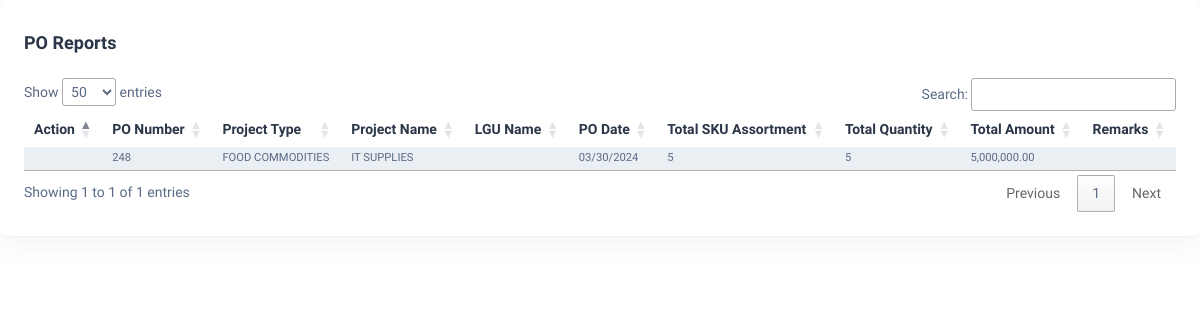
Page /dashboard/purchase-order.php (signed in) on the earlier database version.
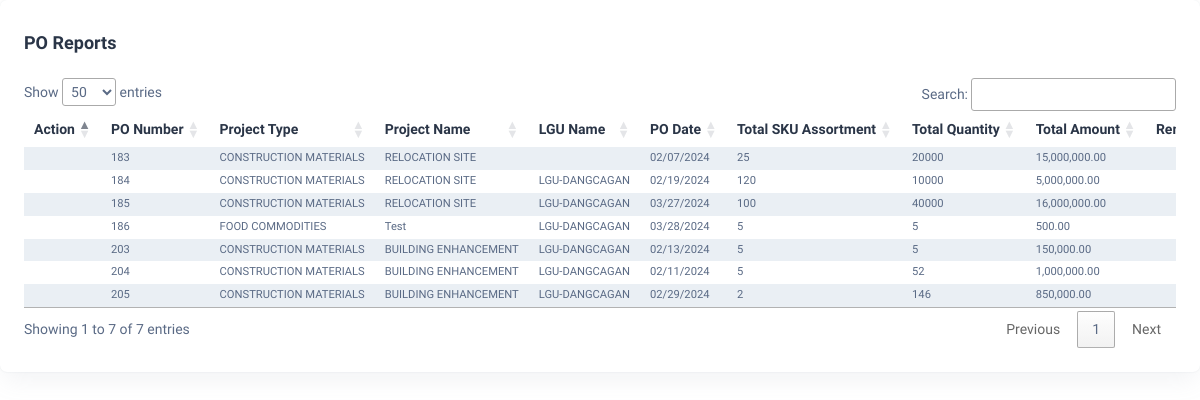
Same page on the later database version.
### tables this page shows
CREATE TABLE `bd_po` (
  `id` int(11) NOT NULL,
  `project_type_id` int(11) NOT NULL,
  `project_name` varchar(255) NOT NULL,
  `bm_no` varchar(50) NOT NULL,
  `lgu_id` int(11) NOT NULL,
  `po_date` varchar(10) NOT NULL,
  `total_sku_assortment` double NOT NULL,
  `total_sku_quantity` double NOT NULL,
  `total_amount` double NOT NULL,
  `remarks` text NOT NULL,
  `is_delivered` tinyint(1) NOT NULL
);

CREATE TABLE `bd_project_type` (
  `id` int(11) NOT NULL,
  `project_type_code` varchar(255) NOT NULL,
  `project_description` text NOT NULL,
  `project_details` text NOT NULL
);

CREATE TABLE `bd_lgu` (
  `id` int(11) NOT NULL,
  `lgu_code` varchar(100) NOT NULL,
  `lgu_name` varchar(100) NOT NULL,
  `municipality_id` int(11) NOT NULL
);

### db/conn.php (called while the page is built)
<?php
    class DBConnection {
        private $host = "localhost";
        private $user = "root";
        private $pass = "";
        private $db = "one_centro";
        protected function connect() {
            try {
                $dsn = 'mysql: host=' . $this->host . ';dbname=' . $this->db;
                $pdo = new PDO($dsn, $this->user, $this->pass);
                $pdo->setAttribute(PDO::ATTR_ERRMODE, PDO::ERRMODE_EXCEPTION);
                return $pdo;
            } catch(PDOException $e) {
                print_r($e);
            }
        }
    }
?>

### models/purchase-order-facade.php (called while the page is built, shortened)
<?php
class PurchaseOrderFacade extends DBConnection {
    public function fetchPO() {
        $sql = $this->connect()->prepare("SELECT * FROM bd_po WHERE is_delivered = 0");
        $sql->execute();
        return $sql;
    }
}
?>

### models/project-type-facade.php (called while the page is built, shortened)
<?php
class ProjectTypeFacade extends DBConnection
{
    public function fetchProjectTypeById($projectTypeId)
    {
        $sql = $this->connect()->prepare("SELECT * FROM bd_project_type WHERE id = '$projectTypeId'");
        $sql->execute();
        return $sql;
    }
}

### models/lgu-facade.php (called while the page is built, shortened)
<?php
class LGUFacade extends DBConnection
{
    public function fetchLGUById($LGUId)
    {
        $sql = $this->connect()->prepare("SELECT * FROM bd_lgu WHERE id = ?");
        $sql->execute([$LGUId]);
        return $sql;
    }
}

### dashboard/purchase-order.php (the view, shortened to what this page needs)
<?php
include realpath(__DIR__ . '/../includes/layout/dashboard-header.php');
include realpath(__DIR__ . '/../models/lgu-facade.php');
include realpath(__DIR__ . '/../models/project-type-facade.php');
include realpath(__DIR__ . '/../models/purchase-order-facade.php');
$LGUFacade = new LGUFacade;
$projectTypeFacade = new ProjectTypeFacade;
$POFacade = new PurchaseOrderFacade;
?>
<div class="content-wrapper">
    <div class="card w-100">
        <div class="card-body p-4">
            <div class="d-flex justify-content-between">
                <h5 class="card-title fw-semibold my-2">PO Reports</h5>
            </div>
            <div class="py-2">
            </div>
            <div class="table-responsive">
                <table class="table table-striped data-table text-nowrap mb-0 align-middle">
                    <thead class="text-dark fs-4">
                        <tr>
                            <th class="border-bottom-0">
                                <h6 class="fw-semibold mb-0">Action</h6>
                            </th>
                            <th class="border-bottom-0">
                                <h6 class="fw-semibold mb-0">PO Number</h6>
                            </th>
                            <th class="border-bottom-0">
                                <h6 class="fw-semibold mb-0">Project Type</h6>
                            </th>
                            <th class="border-bottom-0">
                                <h6 class="fw-semibold mb-0">Project Name</h6>
                            </th>
                            <th class="border-bottom-0">
                                <h6 class="fw-semibold mb-0">LGU Name</h6>
                            </th>
                            <th class="border-bottom-0">
                                <h6 class="fw-semibold mb-0">PO Date</h6>
                            </th>
                            <th class="border-bottom-0">
                                <h6 class="fw-semibold mb-0">Total SKU Assortment</h6>
                            </th>
                            <th class="border-bottom-0">
                                <h6 class="fw-semibold mb-0">Total Quantity</h6>
                            </th>
                            <th class="border-bottom-0">
                                <h6 class="fw-semibold mb-0">Total Amount</h6>
                            </th>
                            <th class="border-bottom-0">
                                <h6 class="fw-semibold mb-0">Remarks</h6>
                            </th>
                        </tr>
                    </thead>
                    <tbody>
                        <?php
                        $fetchPO = $POFacade->fetchPO();
                        while ($row = $fetchPO->fetch(PDO::FETCH_ASSOC)) { ?>
                            <tr>
                                <td class="border-bottom-0">
                                </td>
                                <td class="border-bottom-0">
                                    <p class="mb-0 fw-normal"><?= $row["id"] ?></p>
                                </td>
                                <td class="border-bottom-0">
                                    <?php
                                    $projectTypeId = $row["project_type_id"];
                                    $fetchProjectTypeById = $projectTypeFacade->fetchProjectTypeById($projectTypeId);
                                    while ($projectType = $fetchProjectTypeById->fetch(PDO::FETCH_ASSOC)) { ?>
                                        <p class="mb-0 fw-normal"><?= $projectType["project_description"] ?></p>
                                    <?php }
                                    ?>
                                </td>
                                <td class="border-bottom-0">
                                    <p class="mb-0 fw-normal"><?= $row["project_name"] ?></p>
                                </td>
                                <td class="border-bottom-0">
                                    <?php
                                    $LGUId = $row["lgu_id"];
                                    $fetchLGUById = $LGUFacade->fetchLGUById($LGUId);
                                    while ($LGU =  $fetchLGUById->fetch(PDO::FETCH_ASSOC)) { ?>
                                        <p class="mb-0 fw-normal"><?= $LGU["lgu_name"] ?></p>
                                    <?php }
                                    ?>
                                </td>
                                <td class="border-bottom-0">
                                    <p class="mb-0 fw-normal"><?= $row["po_date"] ?></p>
                                </td>
                                <td class="border-bottom-0">
                                    <p class="mb-0 fw-normal"><?= $row["total_sku_assortment"] ?></p>
                                </td>
                                <td class="border-bottom-0">
                                    <p class="mb-0 fw-normal"><?= $row["total_sku_quantity"] ?></p>
                                </td>
                                <td class="border-bottom-0">
                                    <p class="mb-0 fw-normal"><?= number_format($row["total_amount"], 2) ?></p>
                                </td>
                                <td class="border-bottom-0">
                                </td>
                            </tr>
                        <?php } ?>
                    </tbody>
                </table>
            </div>
        </div>
    </div>
</div>
<?php include realpath(__DIR__ . '/../includes/layout/dashboard-footer.php') ?>

### includes/layout/dashboard-header.php (shortened to what this page needs)
<!DOCTYPE html>
<html lang="en">
<head>
    <link rel="stylesheet" href="../vendor/twbs/bootstrap/dist/css/bootstrap.min.css">
    <link rel="stylesheet" href="../vendor/twbs/bootstrap-icons/font/bootstrap-icons.min.css">
    <link rel="stylesheet" href="https://cdn.datatables.net/1.13.7/css/jquery.dataTables.min.css">
    <link rel="stylesheet" href="https://cdn.datatables.net/buttons/2.4.2/css/buttons.dataTables.min.css">
    <link rel='stylesheet' href='https://cdnjs.cloudflare.com/ajax/libs/bootstrap-datepicker/1.9.0/css/bootstrap-datepicker.min.css'>
    <link rel='stylesheet' href='https://cdnjs.cloudflare.com/ajax/libs/font-awesome/4.7.0/css/font-awesome.min.css'>
    <link rel="stylesheet" href="../dist/css/styles.min.css">
    <link rel="stylesheet" href="../dist/css/main.css">
</head>
<body>

### includes/layout/dashboard-footer.php (shortened to what this page needs)
</body>
</html>

Differences in the rows shown:
removed bd_po: id "248", project_name "IT SUPPLIES", po_date "03/30/2024", total_sku_assortment "5", total_sku_quantity "5", total_amount "5,000,000.00", bd_project_type (project_description "FOOD COMMODITIES")
added bd_po: id "183", project_name "RELOCATION SITE", po_date "02/07/2024", total_sku_assortment "25", total_sku_quantity "20000", total_amount "15,000,000.00"
now on this page (row unchanged): bd_project_type: project_description "CONSTRUCTION MATERIALS"
added bd_po: id "184", project_name "RELOCATION SITE", po_date "02/19/2024", total_sku_assortment "120", total_sku_quantity "10000", total_amount "5,000,000.00"
now on this page (row unchanged): bd_lgu: lgu_name "LGU-DANGCAGAN"
added bd_po: id "185", project_name "RELOCATION SITE", po_date "03/27/2024", total_sku_assortment "100", total_sku_quantity "40000", total_amount "16,000,000.00"
added bd_po: id "186", project_name "Test", po_date "03/28/2024", total_sku_assortment "5", total_sku_quantity "5", total_amount "500.00", bd_project_type (project_description "FOOD COMMODITIES")
added bd_po: id "203", project_name "BUILDING ENHANCEMENT", po_date "02/13/2024", total_sku_assortment "5", total_sku_quantity "5", total_amount "150,000.00"
added bd_po: id "204", project_name "BUILDING ENHANCEMENT", po_date "02/11/2024", total_sku_assortment "5", total_sku_quantity "52", total_amount "1,000,000.00"
added bd_po: id "205", project_name "BUILDING ENHANCEMENT", po_date "02/29/2024", total_sku_assortment "2", total_sku_quantity "146", total_amount "850,000.00"
Other differences:
text written by a page script: "Show entries Search: Showing 1 to 1 of 1 entries Previous 1 Next" → "Show entries Search: Showing 1 to 7 of 7 entries Previous 1 Next"
